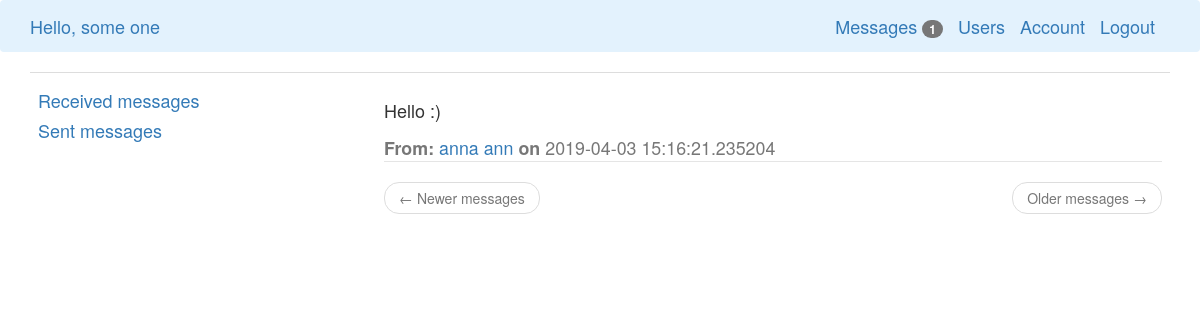
The page /messages (signed in) on the database as committed earlier.
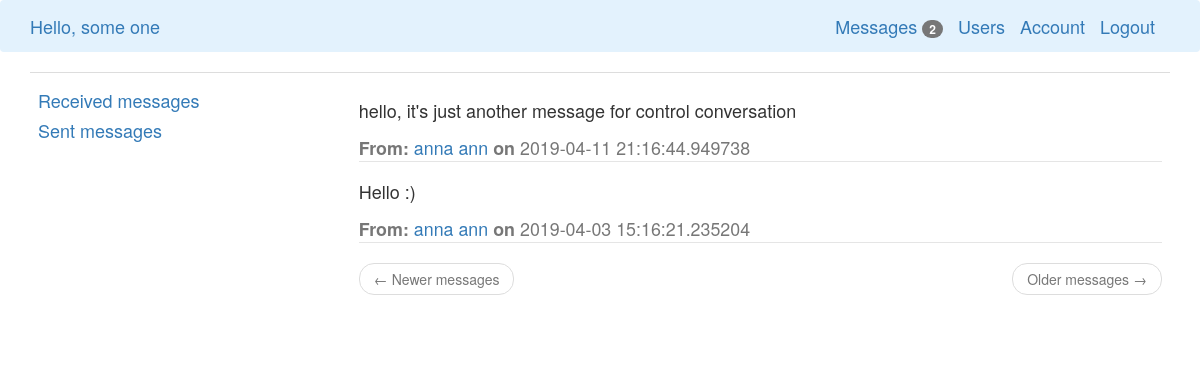
The same page on the database as committed later.
### main/models.py (models this page shows, shortened)
class Message(db.Model):
    __searchable__ = ['body']
    id = db.Column(db.Integer, primary_key=True)
    sender_id = db.Column(db.Integer, db.ForeignKey('user.id'))
    recipient_id = db.Column(db.Integer, db.ForeignKey('user.id'))
    body = db.Column(db.Text)
    timestamp = db.Column(db.DateTime, index=True, default=datetime.utcnow())

class User(db.Model, UserMixin):
    id = db.Column(db.Integer, primary_key=True)
    username = db.Column(db.String(20), unique=True, nullable=False)
    first_name = db.Column(db.String(50), nullable=False)
    last_name = db.Column(db.String(100), nullable=False)
    email = db.Column(db.String(120), unique=True, nullable=False)
    password = db.Column(db.String(60), nullable=False)
    messages_sent = db.relationship('Message',
                                    foreign_keys='Message.sender_id',
                                    backref='author', lazy='dynamic')
    messages_received = db.relationship('Message',
                                        foreign_keys='Message.recipient_id',
                                        backref='recipient', lazy='dynamic')
    last_message_read_time = db.Column(db.DateTime)
    notifications = db.relationship('Notification', backref='user',
                                    lazy='dynamic')
    tasks = db.relationship('Task', backref='user', lazy='dynamic')
    def new_messages(self):
        last_read_time = self.last_message_read_time or datetime(1900, 1, 1)
        return Message.query.filter_by(recipient=self).filter(
            Message.timestamp > last_read_time).count()
    def get_tasks_in_progress(self):
        return Task.query.filter_by(user=self, complete=False).all()

### main/messages/routes.py (the view)
@messages.route('/messages')
@login_required
def msg():
    current_user.last_message_read_time = datetime.utcnow()
    db.session.commit()
    page = request.args.get('page', 1, type=int)
    messages = current_user.messages_received.order_by(
        Message.timestamp.desc()).paginate(
            page, current_app.config['POSTS_PER_PAGE'], False)
    next_url = url_for('messages.msg', page=messages.next_num) \
        if messages.has_next else None
    prev_url = url_for('messages.msg', page=messages.prev_num) \
        if messages.has_prev else None
    return render_template('messages.html', messages=messages.items,
                           next_url=next_url, prev_url=prev_url)

### main/models.py (called while the page is built)
@login_manager.user_loader
def load_user(user_id):
    return User.query.get(int(user_id))

### main/templates/messages.html (shortened to what this page needs)
{% extends "base.html" %}
{% block app_content %}
<div class="table-responsive">
<table class="table">
    <tr>
        <td>
            <h4><a href="{{ url_for('messages.msg') }}">Received messages</a></h4>
            <h4><a href="{{ url_for('users.user_message') }}">Sent messages</a></h4>
        </td>
        <td>
    {% for post in messages %}
    <h4 id="post{{ post.id }}">{{ post.body }}</h4>
    <legend class="border-bottom mb-1"><small class="text-muted"><b>From:</b>
    <a href="{{ url_for('messages.send_message', recipient=post.author.username) }}">
        {{ post.author.first_name + ' ' + post.author.last_name }}</a>
            <b>on</b> {{ post.timestamp }}</small></legend>
    {% endfor %}
    <nav aria-label="...">
        <ul class="pager">
            <li class="previous{% if not prev_url %} disabled{% endif %}">
                <a href="{{ prev_url or '#' }}">
                    <span aria-hidden="true">&larr;</span> {{ 'Newer messages' }}
                </a>
            </li>
            <li class="next{% if not next_url %} disabled{% endif %}">
                <a href="{{ next_url or '#' }}">
                    {{ 'Older messages' }} <span aria-hidden="true">&rarr;</span>
                </a>
            </li>
        </ul>
    </nav>
        </td>
    </tr>
</table>
    </div>
{% endblock %}

### main/templates/base.html (shortened to what this page needs)
{% extends 'bootstrap/base.html' %}
{% block navbar %}
    <nav class="navbar navbar-light" style="background-color: #e3f2fd;">
        <div class="container">
            <div class="navbar-header">
                {% if current_user.is_authenticated %}
                <a class="navbar-brand" href="/">Hello, {{ current_user.first_name + ' ' + current_user.last_name }}</a>
                {% else %}
                <a class="navbar-brand" href="/">Main</a>
                {% endif %}
            </div>
            <div class="collapse navbar-collapse" id="navbarToogle">
                <ul class="nav navbar-nav navbar-right">
                    {% if current_user.is_authenticated %}
                         <a class="navbar-brand" href="{{ url_for('messages.msg') }}">Messages
                            {% set new_messages = current_user.new_messages() %}
                            <span id="message_count" class="badge">{{ new_messages }}</span></a>
                            <a class="navbar-brand" href="{{ url_for('primary.about') }}">Users</a>
                            <a class="navbar-brand" href="{{ url_for('users.account') }}">Account</a>
                            <a class="navbar-brand" href="{{ url_for('users.logout') }}">Logout</a>
                            {% else %}
                            <a class="navbar-brand" href="{{ url_for('users.login') }}">Login</a>
                            <a class="navbar-brand" href="{{ url_for('users.register') }}">Register</a>
                    {% endif %}
                </ul>
            </div>
        </div>
    </nav>
{% endblock %}
{% block content %}
    <div class="container">
        {% block app_content %}{% endblock %}
    </div>
{% endblock %}

Rows that differ between the two databases and show on the page:
added Message: body "hello, it's just another message for control conversation", author "anna ann", timestamp "2019-04-11 21:16:44.949738"
Other text that changed with them:
{{ new_messages }}: "1" → "2"
